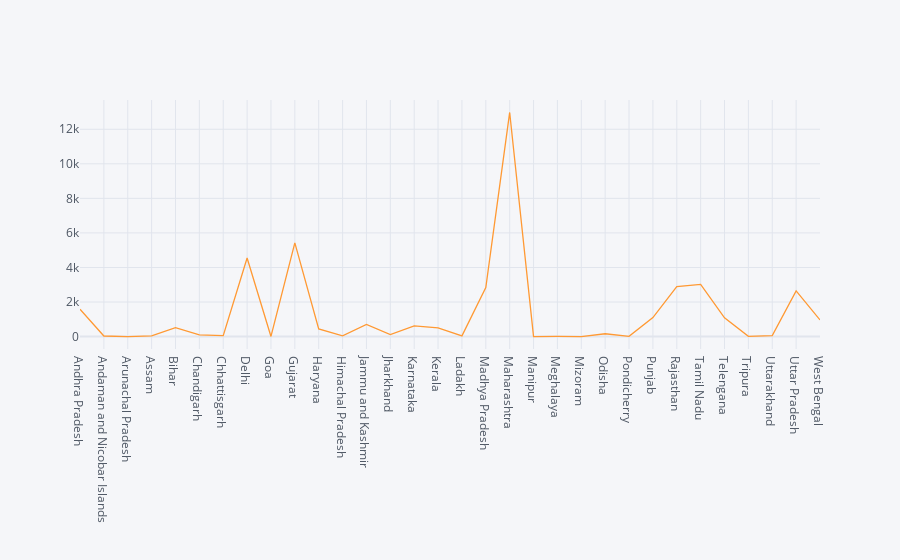
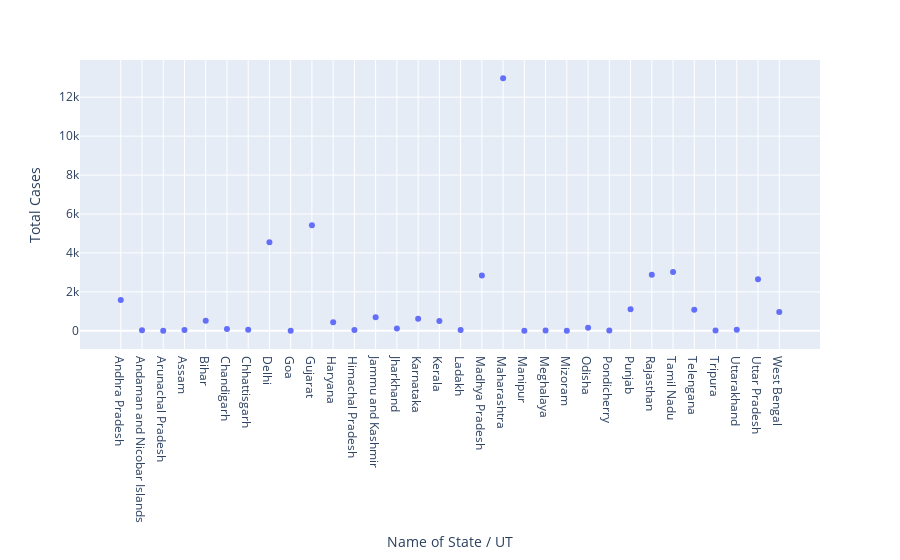

Here is the notebook cell these charts were saved with, in order:
### Code cell
##SCATTER PLOT 
df.iplot(kind='scatter',x='Name of State / UT',y='Total Cases')
px.scatter(df,x='Name of State / UT',y='Total Cases')

### Figure 1 — Plotly figure (JSON) as saved in the notebook; plotly's stock layout.template omitted (floating-point values rounded to 4 significant figures)
{"data": [{"line": {"color": "rgba(255, 153, 51, 1.0)", "dash": "solid", "shape": "linear", "width": 1.3}, "mode": "lines", "name": "Total Cases", "text": "", "type": "scatter", "x": ["Andhra Pradesh", "Andaman and Nicobar Islands", "Arunachal Pradesh", "Assam", "Bihar", "Chandigarh", "Chhattisgarh", "Delhi", "Goa", "Gujarat", "Haryana", "Himachal Pradesh", "Jammu and Kashmir", "Jharkhand", "Karnataka", "Kerala", "Ladakh", "Madhya Pradesh", "Maharashtra", "Manipur", "Meghalaya", "Mizoram", "Odisha", "Pondicherry", "Punjab", "Rajasthan", "Tamil Nadu", "Telengana", "Tripura", "Uttarakhand", "Uttar Pradesh", "West Bengal"], "y": [1583, 33, 1, 43, 517, 97, 57, 4549, 7, 5428, 442, 40, 701, 115, 614, 500, 42, 2837, 12974, 2, 12, 1, 162, 12, 1102, 2886, 3023, 1082, 16, 60, 2645, 963]}], "layout": {"legend": {"bgcolor": "#F5F6F9", "font": {"color": "#4D5663"}}, "paper_bgcolor": "#F5F6F9", "plot_bgcolor": "#F5F6F9", "title": {"font": {"color": "#4D5663"}}, "xaxis": {"gridcolor": "#E1E5ED", "showgrid": true, "tickfont": {"color": "#4D5663"}, "title": {"font": {"color": "#4D5663"}, "text": ""}, "zerolinecolor": "#E1E5ED"}, "yaxis": {"gridcolor": "#E1E5ED", "showgrid": true, "tickfont": {"color": "#4D5663"}, "title": {"font": {"color": "#4D5663"}, "text": ""}, "zerolinecolor": "#E1E5ED"}}}

### Figure 2 — Plotly figure (JSON) as saved in the notebook; plotly's stock layout.template omitted (floating-point values rounded to 4 significant figures)
{"data": [{"hovertemplate": "Name of State / UT=%{x}<br>Total Cases=%{y}<extra></extra>", "legendgroup": "", "marker": {"color": "#636efa", "symbol": "circle"}, "mode": "markers", "name": "", "orientation": "v", "showlegend": false, "type": "scatter", "x": ["Andhra Pradesh", "Andaman and Nicobar Islands", "Arunachal Pradesh", "Assam", "Bihar", "Chandigarh", "Chhattisgarh", "Delhi", "Goa", "Gujarat", "Haryana", "Himachal Pradesh", "Jammu and Kashmir", "Jharkhand", "Karnataka", "Kerala", "Ladakh", "Madhya Pradesh", "Maharashtra", "Manipur", "Meghalaya", "Mizoram", "Odisha", "Pondicherry", "Punjab", "Rajasthan", "Tamil Nadu", "Telengana", "Tripura", "Uttarakhand", "Uttar Pradesh", "West Bengal"], "xaxis": "x", "y": [1583, 33, 1, 43, 517, 97, 57, 4549, 7, 5428, 442, 40, 701, 115, 614, 500, 42, 2837, 12974, 2, 12, 1, 162, 12, 1102, 2886, 3023, 1082, 16, 60, 2645, 963], "yaxis": "y"}], "layout": {"legend": {"tracegroupgap": 0}, "margin": {"t": 60}, "xaxis": {"anchor": "y", "domain": [0, 1], "title": {"text": "Name of State / UT"}}, "yaxis": {"anchor": "x", "domain": [0, 1], "title": {"text": "Total Cases"}}}}
